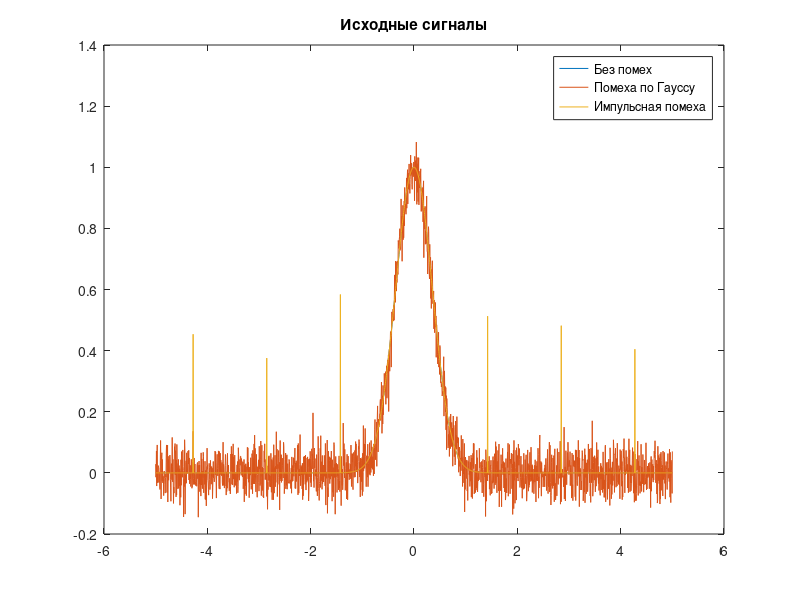
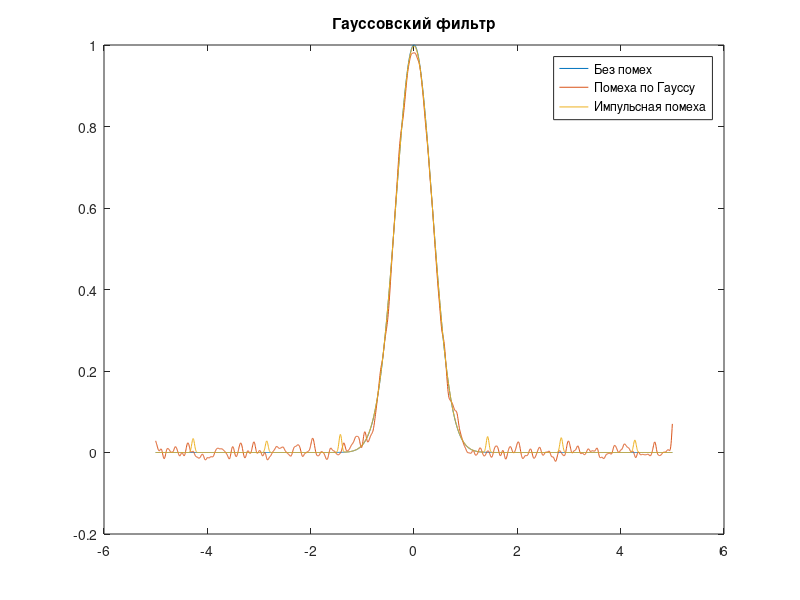
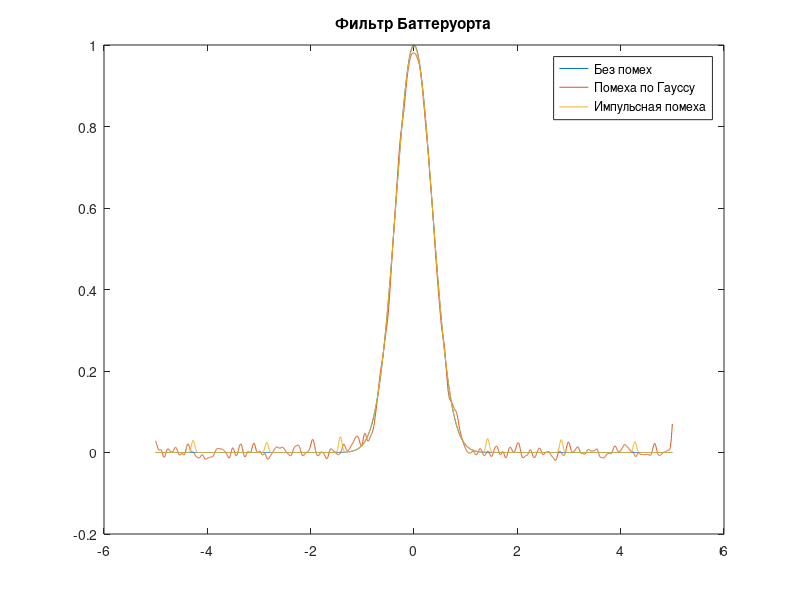

Write the MATLAB code that produced these figures, in order.
function lab_04
    % Input parameters
    sigma = 0.5;

    % Borders of calculation
    mult = 5;
    step = 0.005;
    t = -mult:step:mult;

    % Pulse generation
    x0 = gauspls(t, sigma);

    % Gaussian noise generation
    NA = 0;
    NS = 0.05;
    n1 = normrnd(NA,NS,[1 length(x0)]);
    x1 = x0+n1;

    % Impulsive noise generation
    count = 7;
    M = 0.4;
    n2 = impnoise(length(x0),count,M);
    x2 = x0+n2;

    % Calculation of filtering arrays
    [B,A] = butter(6,0.05,'low');
    G = gaussfilt(4,20,'low');
    BB = buttfilt(6,20,'low');

    %
    % PLOTTING
    %

    figure(1)
    plot(t,x0,t,x1,t,x2);
    title('Исходные сигналы');
    legend('Без помех','Помеха по Гауссу','Импульсная помеха');

    % figure(2)
    % plot(t,x0,t,filtfilt(B,A,x1),t,filtfilt(B,A,x2));
    % title('Recursive Butterworth filtering');
    % legend('Without noise','Gaussian noise','Impulsive noise');

    figure(2)
    plot(t,x0,t,filtfilt(G,1,x1),t,filtfilt(G,1,x2));
    title('Гауссовский фильтр');
    legend('Без помех','Помеха по Гауссу','Импульсная помеха');

    figure(3)
    plot(t,x0,t,filtfilt(BB,1,x1),t,filtfilt(BB,1,x2));
    title('Фильтр Баттеруорта');
    legend('Без помех','Помеха по Гауссу','Импульсная помеха');
end

% Gaussian pulse generation
function y = gauspls(x,s)
    y = exp(-(x/s).^2);
end

% Impulsive noise generation
function y = impnoise(size,N,mult)
    step = floor(size/N);
    y = zeros(1,size);
    for i = 1:floor(N/2)
        y(round(size/2)+i*step) = mult*(0.5+rand);
        y(round(size/2)-i*step) = mult*(0.5+rand);
    end
end

% Non-recursive Butterworth implementation
function y = buttfilt(D,size,type)
    x = linspace(-size/2,size/2,size);
    if (strcmp(type,'low'))
        y = 1./(1+(x./D).^4);
    elseif (strcmp(type,'high'))
        y = 1./(1+(D./x).^4);
    else
        y = x*sum(x);
    end
    y = y/sum(y);
end

% Non-recursive Gaussian implementation
function y = gaussfilt(sigma,size,type)
    x = linspace(-size/2,size/2,size);
    if (strcmp(type,'low'))
        y = exp(-x.^2/(2*sigma^2));
    elseif (strcmp(type,'high'))
        y = 1 - exp(-x.^2/(2*sigma^2));
    else
        y = x*sum(x);
    end
    y = y/sum(y);
end